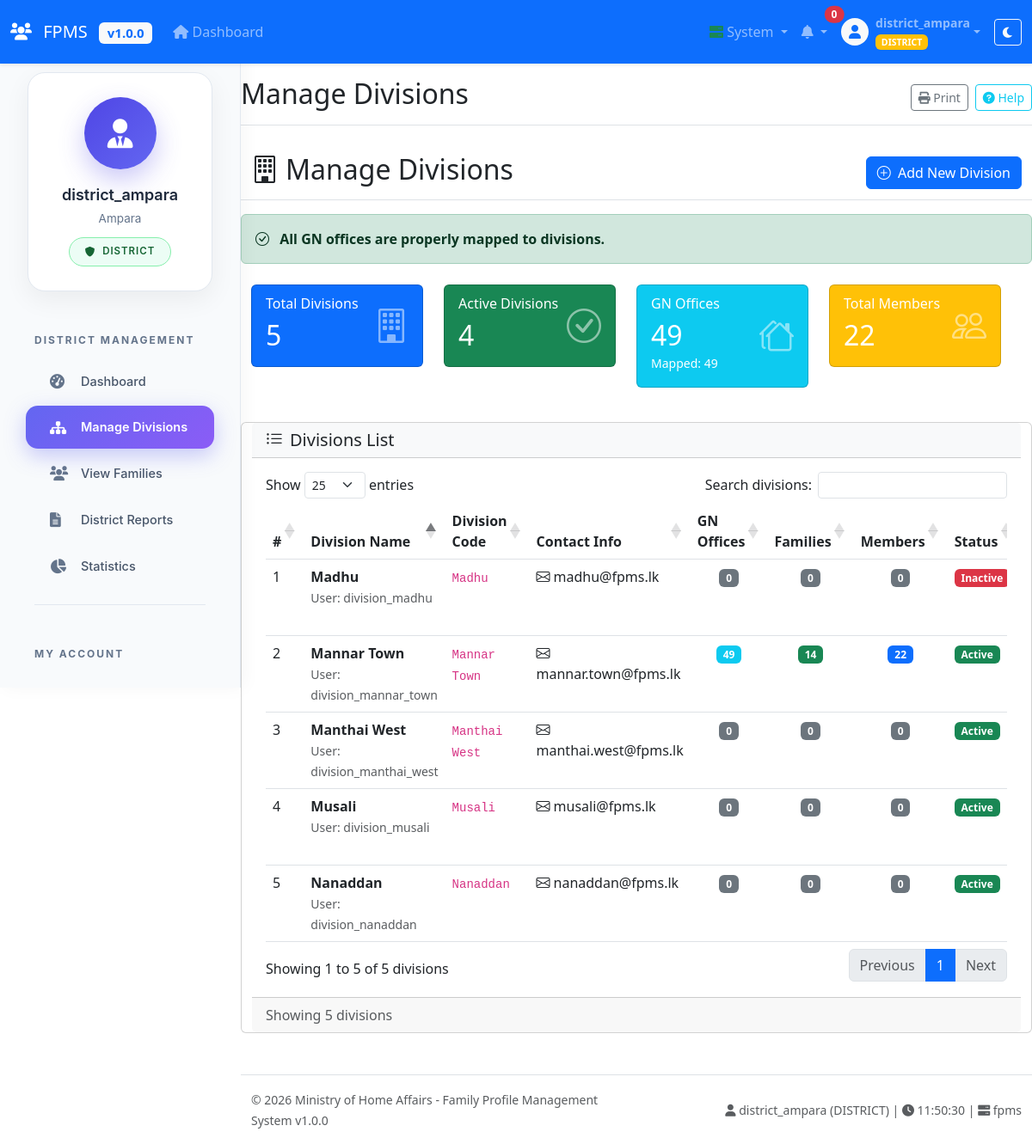
The page /district/divisions.php?error=no_division_specified (signed in) on the database its author committed.
### tables this page shows
CREATE TABLE `users` (
  `user_id` int NOT NULL AUTO_INCREMENT,
  `username` varchar(100) NOT NULL,
  `password_hash` varchar(255) NOT NULL,
  `user_type` enum('moha','district','division','gn') NOT NULL,
  `office_code` varchar(13) NOT NULL,
  `parent_division_code` varchar(13) DEFAULT NULL,
  `office_name` varchar(100) NOT NULL,
  `email` varchar(100) DEFAULT NULL,
  `phone` varchar(15) DEFAULT NULL,
  `is_active` tinyint(1) DEFAULT '1',
  `last_login` datetime DEFAULT NULL,
  `created_at` timestamp NULL DEFAULT CURRENT_TIMESTAMP,
  `updated_at` timestamp NULL DEFAULT CURRENT_TIMESTAMP ON UPDATE CURRENT_TIMESTAMP,
  PRIMARY KEY (`user_id`),
  UNIQUE KEY `username` (`username`),
  KEY `idx_user_type` (`user_type`),
  KEY `idx_office_code` (`office_code`),
  KEY `parent_division_code` (`parent_division_code`),
  CONSTRAINT `users_ibfk_1` FOREIGN KEY (`parent_division_code`) REFERENCES `users` (`office_code`)
);

### district/divisions.php (the view, shortened to what this page needs)
<?php
$db = new Database();
try {
    $conn = $db->getMainConnection();
    $stmt = $conn->prepare("
        SELECT
            u.user_id,
            u.username,
            u.office_code,
            u.office_name,
            u.email,
            u.phone,
            u.is_active,
            u.last_login,
            u.created_at,
            -- Count GN offices under this division
            (SELECT COUNT(DISTINCT gn.user_id)
             FROM users gn
             WHERE gn.user_type = 'gn'
             AND gn.parent_division_code = u.office_code) as gn_count,
            -- Count families under GN offices in this division
            (SELECT COUNT(DISTINCT f.family_id)
             FROM families f
             INNER JOIN users gn ON f.gn_id = gn.office_code
             WHERE gn.user_type = 'gn'
             AND gn.parent_division_code = u.office_code) as family_count,
            -- Count total members in families under this division
            (SELECT COALESCE(SUM(f.total_members), 0)
             FROM families f
             INNER JOIN users gn ON f.gn_id = gn.office_code
             WHERE gn.user_type = 'gn'
             AND gn.parent_division_code = u.office_code) as member_count
        FROM users u
        WHERE u.user_type = 'division'
        ORDER BY u.office_name
    ");
    $stmt->execute();
    $divisionsWithCounts = $stmt->get_result()->fetch_all(MYSQLI_ASSOC);
    $statsStmt = $conn->prepare("
        SELECT
            COUNT(DISTINCT u.user_id) as total_divisions,
            SUM(CASE WHEN u.is_active = 1 THEN 1 ELSE 0 END) as active_divisions,
            (SELECT COUNT(DISTINCT gn.user_id)
             FROM users gn
             WHERE gn.user_type = 'gn') as total_gn_offices,
            (SELECT COUNT(DISTINCT gn.user_id)
             FROM users gn
             WHERE gn.user_type = 'gn'
             AND gn.parent_division_code IS NOT NULL) as mapped_gn_offices,
            (SELECT COUNT(DISTINCT f.family_id)
             FROM families f) as total_families,
            (SELECT COUNT(DISTINCT c.citizen_id)
             FROM citizens c) as total_citizens,
            (SELECT COALESCE(SUM(f.total_members), 0)
             FROM families f) as total_members
        FROM users u
        WHERE u.user_type = 'division'
    ");
    $statsStmt->execute();
    $stats = $statsStmt->get_result()->fetch_assoc();
    $mappingComplete = ($stats['total_gn_offices'] == $stats['mapped_gn_offices']);
} catch (Exception $e) {
    die("Database error: " . $e->getMessage());
}
include '../includes/header.php';
?>
<div class="container-fluid">
    <div class="row">
        <?php
        if (file_exists('../includes/sidebar.php')) {
            include '../includes/sidebar.php';
        }
        ?>
            <div class="d-flex justify-content-between flex-wrap flex-md-nowrap align-items-center pt-3 pb-2 mb-3 border-bottom">
                <h1 class="h2">
                    <i class="bi bi-building me-2"></i>Manage Divisions
                </h1>
                <div class="btn-toolbar mb-2 mb-md-0">
                    <button type="button" class="btn btn-primary" data-bs-toggle="modal" data-bs-target="#addDivisionModal">
                        <i class="bi bi-plus-circle me-1"></i> Add New Division
                    </button>
                </div>
            </div>
            <?php if (!$mappingComplete): ?>
            <div class="alert alert-warning mb-4">
                <h6><i class="bi bi-exclamation-triangle me-2"></i>Division-GN Mapping Incomplete</h6>
                <div class="row">
                    <div class="col-md-8">
                        <small class="text-muted">
                            <strong>Status:</strong> <?php echo $stats['mapped_gn_offices']; ?> out of <?php echo $stats['total_gn_offices']; ?> GN offices are mapped to divisions.<br>
                            <strong>Action Required:</strong> Run the synchronization script to complete the mapping.
                        </small>
                    </div>
                    <div class="col-md-4 text-end">
                        <a href="../sync_division_mapping.php" class="btn btn-sm btn-warning" onclick="return confirm('Run synchronization script?')">
                            <i class="bi bi-arrow-repeat me-1"></i> Run Sync Now
                        </a>
                    </div>
                </div>
            </div>
            <?php else: ?>
            <div class="alert alert-success mb-4">
                <i class="bi bi-check-circle me-2"></i>
                <strong>All GN offices are properly mapped to divisions.</strong>
            </div>
            <?php endif; ?>
            <div class="row mb-4">
                <div class="col-md-3 mb-3">
                    <div class="card bg-primary text-white">
                        <div class="card-body">
                            <div class="d-flex justify-content-between align-items-center">
                                <div>
                                    <h6 class="card-subtitle mb-2">Total Divisions</h6>
                                    <h2 class="mb-0"><?php echo $stats['total_divisions'] ?? 0; ?></h2>
                                </div>
                                <i class="bi bi-building fs-1 opacity-50"></i>
                            </div>
                        </div>
                    </div>
                </div>
                <div class="col-md-3 mb-3">
                    <div class="card bg-success text-white">
                        <div class="card-body">
                            <div class="d-flex justify-content-between align-items-center">
                                <div>
                                    <h6 class="card-subtitle mb-2">Active Divisions</h6>
                                    <h2 class="mb-0"><?php echo $stats['active_divisions'] ?? 0; ?></h2>
                                </div>
                                <i class="bi bi-check-circle fs-1 opacity-50"></i>
                            </div>
                        </div>
                    </div>
                </div>
                <div class="col-md-3 mb-3">
                    <div class="card bg-info text-white">
                        <div class="card-body">
                            <div class="d-flex justify-content-between align-items-center">
                                <div>
                                    <h6 class="card-subtitle mb-2">GN Offices</h6>
                                    <h2 class="mb-0"><?php echo $stats['total_gn_offices'] ?? 0; ?></h2>
                                    <small>Mapped: <?php echo $stats['mapped_gn_offices'] ?? 0; ?></small>
                                </div>
                                <i class="bi bi-houses fs-1 opacity-50"></i>
                            </div>
                        </div>
                    </div>
                </div>
                <div class="col-md-3 mb-3">
                    <div class="card bg-warning text-white">
                        <div class="card-body">
                            <div class="d-flex justify-content-between align-items-center">
                                <div>
                                    <h6 class="card-subtitle mb-2">Total Members</h6>
                                    <h2 class="mb-0"><?php echo number_format($stats['total_members'] ?? 0); ?></h2>
                                </div>
                                <i class="bi bi-people fs-1 opacity-50"></i>
                            </div>
                        </div>
                    </div>
                </div>
            </div>
            <div class="card">
                <div class="card-header bg-light">
                    <h5 class="card-title mb-0">
                        <i class="bi bi-list-ul me-2"></i>Divisions List
                    </h5>
                </div>
                <div class="card-body">
                    <div class="table-responsive">
                        <table class="table table-hover" id="divisionsTable">
                            <thead>
                                <tr>
                                    <th>#</th>
                                    <th>Division Name</th>
                                    <th>Division Code</th>
                                    <th>Contact Info</th>
                                    <th>GN Offices</th>
                                    <th>Families</th>
                                    <th>Members</th>
                                    <th>Status</th>
                                </tr>
                            </thead>
                            <tbody>
                                <?php if (empty($divisionsWithCounts)): ?>
                                    <tr>
                                        <td colspan="10" class="text-center text-muted py-4">
                                            <i class="bi bi-inbox fs-1 d-block mb-2"></i>
                                            No divisions found
                                        </td>
                                    </tr>
                                <?php else: ?>
                                    <?php foreach ($divisionsWithCounts as $index => $division): ?>
                                        <tr>
                                            <td><?php echo $index + 1; ?></td>
                                            <td>
                                                <strong><?php echo htmlspecialchars($division['office_name']); ?></strong><br>
                                                <small class="text-muted">User: <?php echo htmlspecialchars($division['username']); ?></small>
                                            </td>
                                            <td>
                                                <code><?php echo htmlspecialchars($division['office_code']); ?></code>
                                            </td>
                                            <td>
                                                <?php if ($division['email']): ?>
                                                    <i class="bi bi-envelope me-1"></i><?php echo htmlspecialchars($division['email']); ?><br>
                                                <?php endif; ?>
                                            </td>
                                            <td class="text-center">
                                                <?php if ($division['gn_count'] > 0): ?>
                                                    <span class="badge bg-info"><?php echo $division['gn_count']; ?></span>
                                                <?php else: ?>
                                                    <span class="badge bg-secondary">0</span>
                                                <?php endif; ?>
                                            </td>
                                            <td class="text-center">
                                                <?php if ($division['family_count'] > 0): ?>
                                                    <span class="badge bg-success"><?php echo number_format($division['family_count']); ?></span>
                                                <?php else: ?>
                                                    <span class="badge bg-secondary">0</span>
                                                <?php endif; ?>
                                            </td>
                                            <td class="text-center">
                                                <?php if ($division['member_count'] > 0): ?>
                                                    <span class="badge bg-primary"><?php echo number_format($division['member_count']); ?></span>
                                                <?php else: ?>
                                                    <span class="badge bg-secondary">0</span>
                                                <?php endif; ?>
                                            </td>
                                            <td>
                                                <?php if ($division['is_active']): ?>
                                                    <span class="badge bg-success">Active</span>
                                                <?php else: ?>
                                                    <span class="badge bg-danger">Inactive</span>
                                                <?php endif; ?>
                                            </td>
                                        </tr>
                                    <?php endforeach; ?>
                                <?php endif; ?>
                            </tbody>
                        </table>
                    </div>
                </div>
                <div class="card-footer text-muted">
                    Showing <?php echo count($divisionsWithCounts); ?> divisions
                </div>
            </div>
    </div>
</div>
<?php
if (file_exists('../includes/footer.php')) {
    include '../includes/footer.php';
} else {
    echo '</main></div></div>';
    echo '<script src="https://cdn.jsdelivr.net/npm/bootstrap@5.3.0/dist/js/bootstrap.bundle.min.js"></script>';
    echo '</body></html>';
}
?>
<link rel="stylesheet" type="text/css" href="https://cdn.datatables.net/1.13.6/css/dataTables.bootstrap5.min.css">

### includes/header.php (style rules this page uses)
:root { --primary-color: #0d6efd; --secondary-color: #6c757d; --success-color: #198754; --danger-color: #dc3545; --warning-color: #ffc107; --info-color: #0dcaf0; --light-color: #f8f9fa; --dark-color: #212529; --sidebar-width: 280px; --header-height: 60px; }
body { min-height: 100vh; display: flex; flex-direction: column; }

### rows shown on the page
users: office_name "Madhu", username "division_madhu", office_code "Madhu", email "madhu@fpms.lk", shows "0", is_active "Inactive"
users: office_name "Mannar Town", username "division_mannar_town", office_code "Mannar Town", email "mannar.town@fpms.lk", gn_count "49", family_count "14", member_count "22", is_active "Active"
users: office_name "Manthai West", username "division_manthai_west", office_code "Manthai West", email "manthai.west@fpms.lk", shows "0", is_active "Active"
users: office_name "Musali", username "division_musali", office_code "Musali", email "musali@fpms.lk", shows "0", is_active "Active"
users: office_name "Nanaddan", username "division_nanaddan", office_code "Nanaddan", email "nanaddan@fpms.lk", shows "0", is_active "Active"

### other values the page prints
SITE_SHORT_NAME "FPMS"
SITE_VERSION "1.0.0"
$currentUser['username'] "district_ampara"
$currentUser['user_type'] "DISTRICT"
$pageTitle "Manage Divisions"
$currentUser['office_name'] "Ampara"
$stats['total_divisions'] "5"
$stats['active_divisions'] "4"
$stats['total_gn_offices'] "49"
$stats['mapped_gn_offices'] "49"
$stats['total_members'] "22"
count($divisionsWithCounts) "5"
ORGANIZATION_NAME "Ministry of Home Affairs"
SITE_NAME "Family Profile Management System"
MAIN_DB_NAME "fpms"
